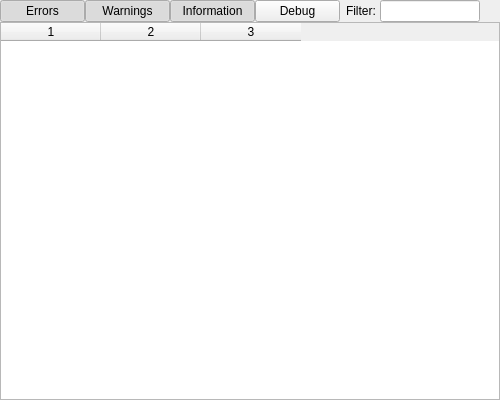
<ui version="4.0" >
 <class>Log</class>
 <widget class="QWidget" name="Log" >
  <property name="geometry" >
   <rect>
    <x>0</x>
    <y>0</y>
    <width>500</width>
    <height>400</height>
   </rect>
  </property>
  <property name="windowTitle" >
   <string>Log Viewer</string>
  </property>
  <layout class="QGridLayout" name="gridLayout" >
   <property name="margin" >
    <number>0</number>
   </property>
   <property name="spacing" >
    <number>0</number>
   </property>
   <item row="0" column="0" >
    <widget class="QPushButton" name="showErrorsButton" >
     <property name="minimumSize" >
      <size>
       <width>85</width>
       <height>20</height>
      </size>
     </property>
     <property name="text" >
      <string>Errors</string>
     </property>
     <property name="icon" >
      <iconset resource="../resources/resources.qrc" >
       <normaloff>:/images/icons/dialog-error.svg</normaloff>:/images/icons/dialog-error.svg</iconset>
     </property>
     <property name="iconSize" >
      <size>
       <width>16</width>
       <height>16</height>
      </size>
     </property>
     <property name="checkable" >
      <bool>true</bool>
     </property>
     <property name="checked" >
      <bool>true</bool>
     </property>
    </widget>
   </item>
   <item row="0" column="1" >
    <widget class="QPushButton" name="showWarningsButton" >
     <property name="minimumSize" >
      <size>
       <width>85</width>
       <height>20</height>
      </size>
     </property>
     <property name="text" >
      <string>Warnings</string>
     </property>
     <property name="icon" >
      <iconset resource="../resources/resources.qrc" >
       <normaloff>:/images/icons/dialog-warning.svg</normaloff>:/images/icons/dialog-warning.svg</iconset>
     </property>
     <property name="iconSize" >
      <size>
       <width>16</width>
       <height>16</height>
      </size>
     </property>
     <property name="checkable" >
      <bool>true</bool>
     </property>
     <property name="checked" >
      <bool>true</bool>
     </property>
    </widget>
   </item>
   <item row="1" column="0" colspan="9" >
    <widget class="QTableWidget" name="logTable" >
     <property name="horizontalScrollBarPolicy" >
      <enum>Qt::ScrollBarAsNeeded</enum>
     </property>
     <property name="verticalScrollMode" >
      <enum>QAbstractItemView::ScrollPerPixel</enum>
     </property>
     <property name="horizontalScrollMode" >
      <enum>QAbstractItemView::ScrollPerPixel</enum>
     </property>
     <property name="showGrid" >
      <bool>false</bool>
     </property>
     <property name="wordWrap" >
      <bool>false</bool>
     </property>
     <property name="cornerButtonEnabled" >
      <bool>false</bool>
     </property>
     <property name="rowCount" >
      <number>0</number>
     </property>
     <property name="columnCount" >
      <number>3</number>
     </property>
     <column/>
     <column/>
     <column/>
    </widget>
   </item>
   <item row="0" column="4" >
    <spacer name="horizontalSpacer" >
     <property name="orientation" >
      <enum>Qt::Horizontal</enum>
     </property>
     <property name="sizeHint" stdset="0" >
      <size>
       <width>40</width>
       <height>20</height>
      </size>
     </property>
    </spacer>
   </item>
   <item row="0" column="2" >
    <widget class="QPushButton" name="showInformationButton" >
     <property name="minimumSize" >
      <size>
       <width>85</width>
       <height>20</height>
      </size>
     </property>
     <property name="text" >
      <string>Information</string>
     </property>
     <property name="icon" >
      <iconset resource="../resources/resources.qrc" >
       <normaloff>:/images/icons/dialog-information.svg</normaloff>:/images/icons/dialog-information.svg</iconset>
     </property>
     <property name="iconSize" >
      <size>
       <width>16</width>
       <height>16</height>
      </size>
     </property>
     <property name="checkable" >
      <bool>true</bool>
     </property>
     <property name="checked" >
      <bool>true</bool>
     </property>
     <property name="flat" >
      <bool>false</bool>
     </property>
    </widget>
   </item>
   <item row="0" column="3" >
    <widget class="QPushButton" name="showDebugButton" >
     <property name="minimumSize" >
      <size>
       <width>85</width>
       <height>20</height>
      </size>
     </property>
     <property name="text" >
      <string>Debug</string>
     </property>
     <property name="icon" >
      <iconset resource="../resources/resources.qrc" >
       <normaloff>:/images/icons/script-error.svg</normaloff>:/images/icons/script-error.svg</iconset>
     </property>
     <property name="iconSize" >
      <size>
       <width>16</width>
       <height>16</height>
      </size>
     </property>
     <property name="checkable" >
      <bool>true</bool>
     </property>
    </widget>
   </item>
   <item row="0" column="5" >
    <widget class="QLabel" name="label" >
     <property name="text" >
      <string>Filter: </string>
     </property>
    </widget>
   </item>
   <item row="0" column="7" >
    <widget class="QPushButton" name="clearFilterButton" >
     <property name="enabled" >
      <bool>false</bool>
     </property>
     <property name="minimumSize" >
      <size>
       <width>20</width>
       <height>20</height>
      </size>
     </property>
     <property name="text" >
      <string/>
     </property>
     <property name="icon" >
      <iconset resource="../resources/resources.qrc" >
       <normaloff>:/images/icons/edit-clear-locationbar-rtl.svg</normaloff>:/images/icons/edit-clear-locationbar-rtl.svg</iconset>
     </property>
     <property name="iconSize" >
      <size>
       <width>16</width>
       <height>16</height>
      </size>
     </property>
     <property name="flat" >
      <bool>true</bool>
     </property>
    </widget>
   </item>
   <item row="0" column="6" >
    <widget class="QLineEdit" name="filterLineEdit" >
     <property name="sizePolicy" >
      <sizepolicy vsizetype="Fixed" hsizetype="Minimum" >
       <horstretch>0</horstretch>
       <verstretch>0</verstretch>
      </sizepolicy>
     </property>
     <property name="minimumSize" >
      <size>
       <width>100</width>
       <height>0</height>
      </size>
     </property>
     <property name="text" >
      <string/>
     </property>
    </widget>
   </item>
  </layout>
 </widget>
 <resources>
  <include location="../resources/resources.qrc" />
 </resources>
 <connections/>
</ui>
